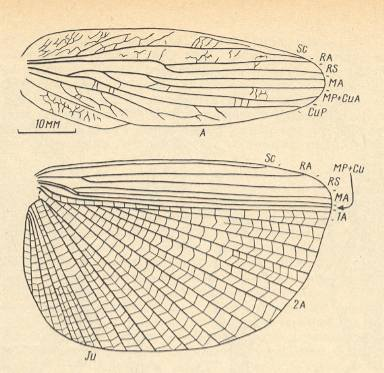
#> input picture Phasmatodea/sharov1968_46_A.jpg, 384 x 373 px, given in place of sharov1968_46_A_2.png, which was not available
$ python segment_all_alligator.py   (Python 2 division)   (older library calls are emulated)
#> lines starting #> are read from the running program, lines starting #| are printed output that depends on the picture; after the words box and inside, x2 and y2 are one past the last pixel; in counts of white or black regions, pixels touching at a corner belong together; pictures that were not available may be replaced by others from this repository, and a replacement may not be noted
#> in import_data, im is the input picture: PIL image 384x373 RGB; mean R, G, B 229.1, 213.6, 184.3
#| (373, 384, 3)
import numpy as np
import matplotlib
#matplotlib.use('Agg')
import matplotlib.pyplot as plt
from PIL import Image
from mpi4py import MPI
from scipy import ndimage as ndi
from skimage.morphology import watershed
from skimage.feature import peak_local_max
import scipy.ndimage
from scipy import ndimage
from skimage import measure
import scipy as sp
import time
import glob

def rgb2gray(rgb):
	r, g, b  = rgb[:,:,0], rgb[:,:,1], rgb[:,:,2]
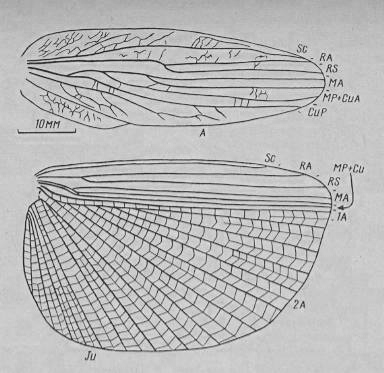
#> b: shape (373, 384); min 11, max 236, mean 184.3
	gray = 0.2989 * r + 0.5870 * g + 0.1140 * b
	return gray

def import_data(name,cutoff):
	im = Image.open(name)
	imarray = np.array(im)
	print np.shape(imarray)
	imarray = rgb2gray(imarray)
	imarray = scipy.ndimage.filters.gaussian_filter(imarray,1.0)
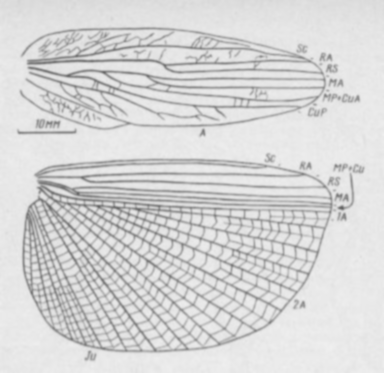
#> imarray: shape (373, 384) float64; min 103.1, max 239.6, mean 214.8
	print np.shape(imarray)
#| (373, 384)
	dim1,dim2 = np.shape(imarray)
#> dim1 = 373; dim2 = 384
	data = np.zeros((dim1,dim2))
	for i in xrange(dim1):
		for j in xrange(dim2):
			data[i][j] = 1-imarray[i][j]
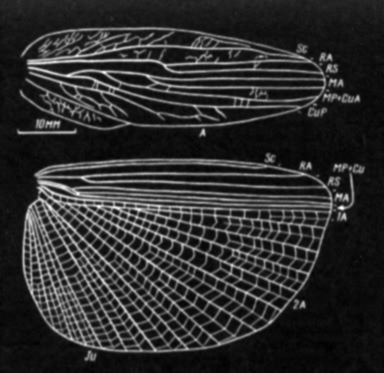
#> data: shape (373, 384) float64; min -238.6, max -102.1, mean -213.8; drawn with min black and max white
	data += np.abs(np.amin(data))
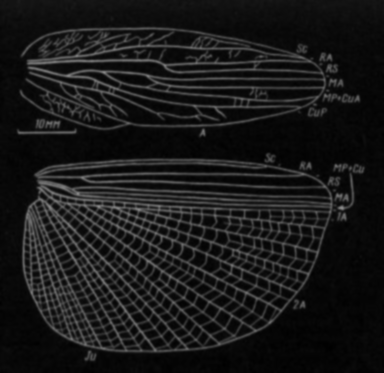
#> data: shape (373, 384) float64; min 0, max 136.5, mean 24.7
	data = data/np.amax(data)
	tmp = np.zeros(np.shape(data))
	for i in xrange(dim1):
		for j in xrange(dim2):
			if data[i][j] > cutoff:
				tmp[i][j] = 1.0
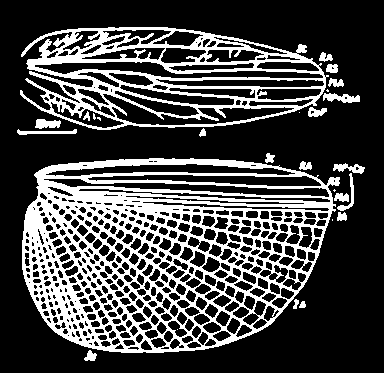
#> tmp: shape (373, 384) float64; values 0 (black) and 1 (white), 27.4% white; 27 white regions (7 under 20 px), largest, box (x1, y1, x2, y2) and area: (22, 158, 340, 353) 26605, (20, 27, 329, 130) 10748, (323, 93, 360, 103) 231
	plt.imshow(tmp)
	plt.show()
	return tmp


def connected_comp(spec , matrix):
#> called with spec = 'sharov1968_46_A_2'
	L = sp.ndimage.measurements.label(matrix)[0]
	maxv = np.amax(L)
#> maxv = 500
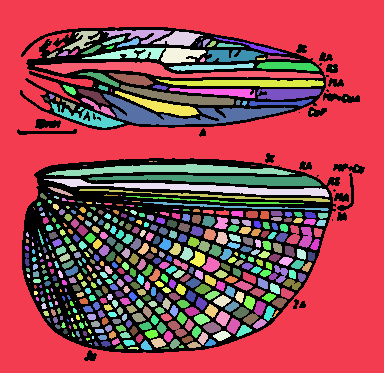
#> L: shape (373, 384) int32; 501 distinct labels, from 0 to 500; one colour per label, 0 black
	perm = np.random.permutation(range(1,maxv+3))
	dup = np.zeros(np.shape(L))
	dim1,dim2 = np.shape(L)
#> dim1 = 373; dim2 = 384
	for i in xrange(dim1):
		for j in xrange(dim2):
			if L[i][j] != 0:
				dup[i][j] = perm[L[i][j]]
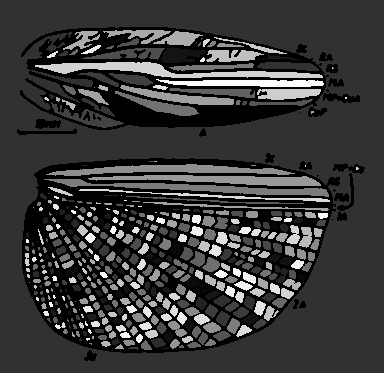
#> dup: shape (373, 384) float64; min 0, max 502, mean 112.9; drawn with min black and max white
	plt.imshow(L,cmap='nipy_spectral',interpolation='none')
	plt.show()
	plt.imshow(dup,cmap='nipy_spectral',interpolation='none')
	plt.title(spec)
	plt.savefig('./22'+spec+'.png', dpi=300,bbox_inches='tight')
	plt.clf()
	return dup

def by_size(mat,thresh):
#> called with thresh = 3
	maxv = np.amax(mat)
#> maxv = 502
	locs = [[] for i in xrange(int(maxv))]
	dim1,dim2 = np.shape(mat)
#> dim1 = 373; dim2 = 384
	for i in xrange(dim1):
		for j in xrange(dim2):
			if int(mat[i][j]) != 0:
				locs[int(mat[i][j]-1)].append([i,j])
	centroids = []
	for i in xrange(len(locs)):
		if len(locs[i])>thresh:
			xs,ys = np.transpose(np.array(locs[i]))
			dx = np.amax(xs) - np.amin(xs)
			dy = np.amax(ys) - np.amin(ys)
			if dx > 150 and dy > 150:
				a = range(len(xs))
				a = np.random.permutation(a)
				for j in xrange(1200):
					centroids.append([ys[a[j]],xs[a[j]]])
			else:
				rr = np.random.randint(len(xs))
				cx = xs[rr]
				cy = ys[rr]
				centroids.append([cy,cx])
	xt = np.transpose(centroids)[0]
	yt = np.transpose(centroids)[1]
	return np.array(centroids)

if __name__=='__main__':
	filetodo='./sharov1968_46_A_2.png'
	spec = filetodo.split('/')[1].split('.')[0]
	data = import_data(filetodo , 0.25)
	objects = connected_comp(spec,1-data)
	np.savetxt('./'+spec+'_vel2.csv',1-data,delimiter=',')
	cs = by_size(objects,3)
	np.savetxt(spec+'_cents2.txt', cs, delimiter=',')
